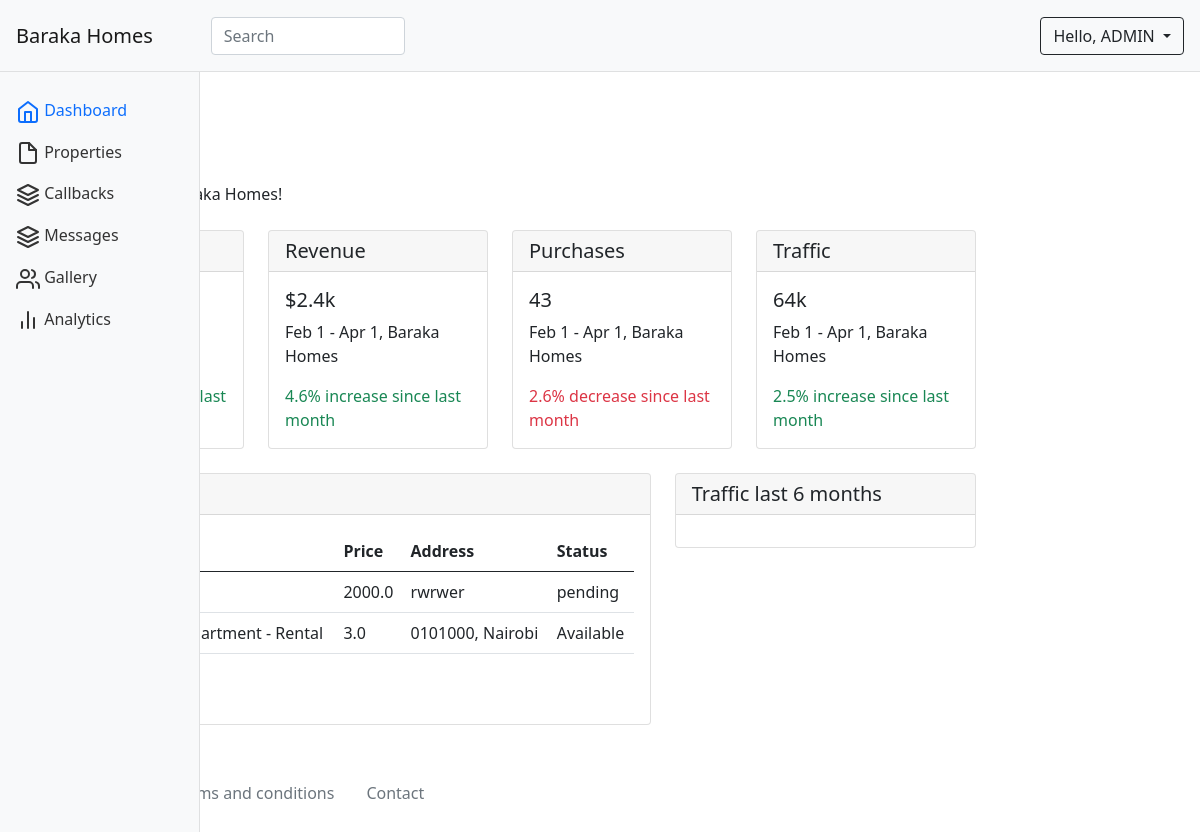
The app's page /realtor/, older data.
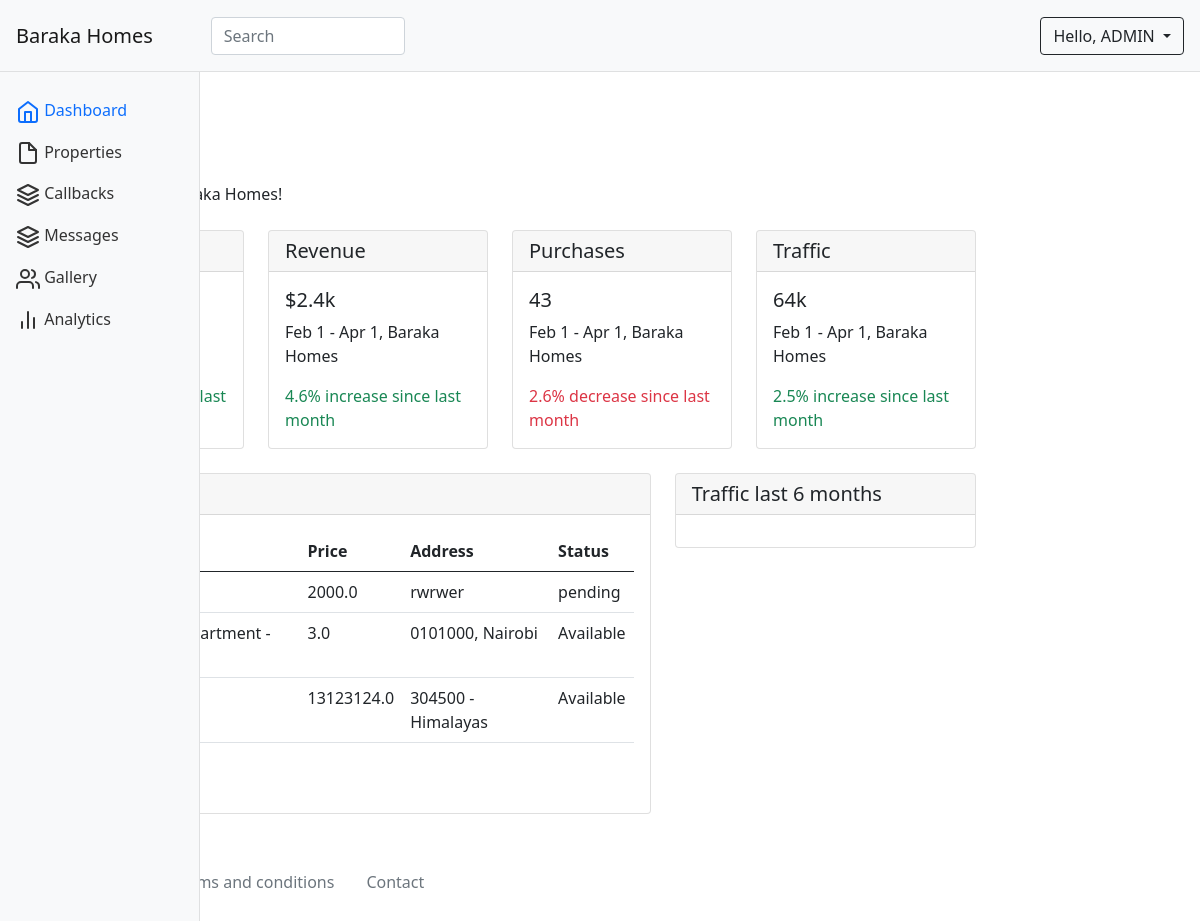
The same page, newer data.
### realtor/models.py (models this page shows, shortened)
class Properties(models.Model):
    title = models.CharField(max_length=250)
    description = models.TextField()
    address = models.CharField(max_length=250)
    price = models.FloatField()
    size = models.CharField(max_length=50, blank=True)
    status = models.CharField(max_length=50)
    images = models.ImageField(upload_to='properties')
    location = models.CharField(max_length=100, blank=True, default="Nairobi")
    featured = models.BooleanField(default=False)
    date_created = models.DateTimeField(auto_now_add=True)

### realtor/views.py (the view)
# urls.py: path('realtor/', include('realtor.urls')),
def realtor(request):
    properties = Properties.objects.all()[0:9]
    context = {
        'properties': properties,
    }
    return render(request, 'realtors/dashboard.html', context)

### templates/realtors/dashboard.html (shortened to what the changed rows need)
{% load static %}
<!DOCTYPE html>
<html lang="en">
<head>
    <link rel="stylesheet" href="https://stackpath.bootstrapcdn.com/bootstrap/5.0.0-alpha1/css/bootstrap.min.css"
>
    <link rel="stylesheet" href="https://cdn.jsdelivr.net/chartist.js/latest/chartist.min.css">
    <link rel="stylesheet" href="{% static 'css/index.css'%}">
</head>
<body>
    <div class="container-fluid">
        <div class="row">
            {% block content %}
            <main class="col-md-9 ml-sm-auto col-lg-10 px-md-4 py-4">
                <h1 class="h2">Dashboard</h1>
                <div class="row">
                    <div class="col-12 col-xl-8 mb-4 mb-lg-0">
                        <div class="card">
                            <div class="card-body">
                                <div class="table-responsive">
                                    <table class="table">
                                        <thead>
                                            <tr>
                                                <th scope="col">ID</th>
                                                <th scope="col">Title</th>
                                                <th scope="col">Price</th>
                                                <th scope="col">Address</th>
                                                <th scope="col">Status</th>
                                            </tr>
                                        </thead>
                                        <tbody>
                                            {% for prop in properties %}
                                            <tr>
                                                <th scope="row">{{prop.id}}</th>
                                                <td>{{prop.title}}</td>
                                                <td>{{prop.price}}</td>
                                                <td>{{prop.address}}</td>
                                                <td>{{prop.status}}</td>
                                            </tr>
                                            {% endfor %}
                                        </tbody>
                                    </table>
                                </div>
                            </div>
                        </div>
                    </div>
                </div>
            </main>
            {% endblock %}
        </div>
    </div>
</body>
</html>

Row changes from the older to the newer data that the page shows:
added Properties: price "13123124.0", address "304500 - Himalayas", status "Available"
